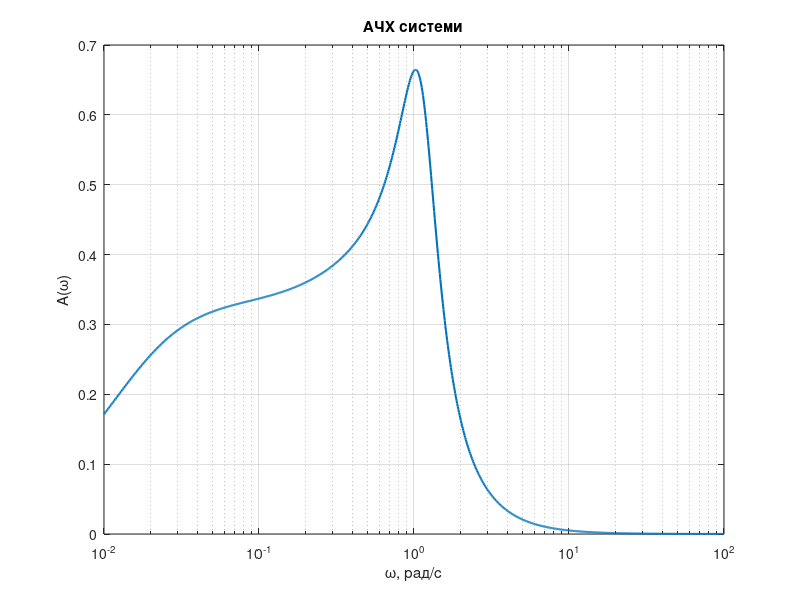
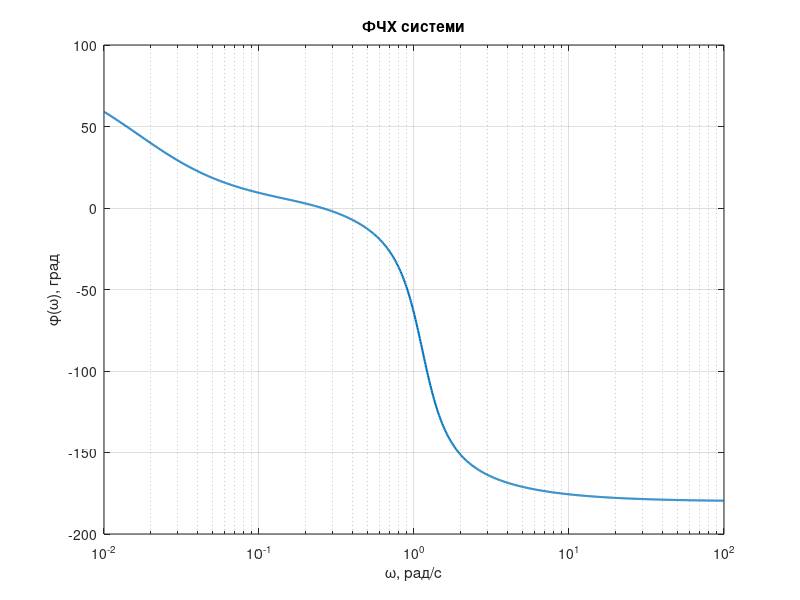
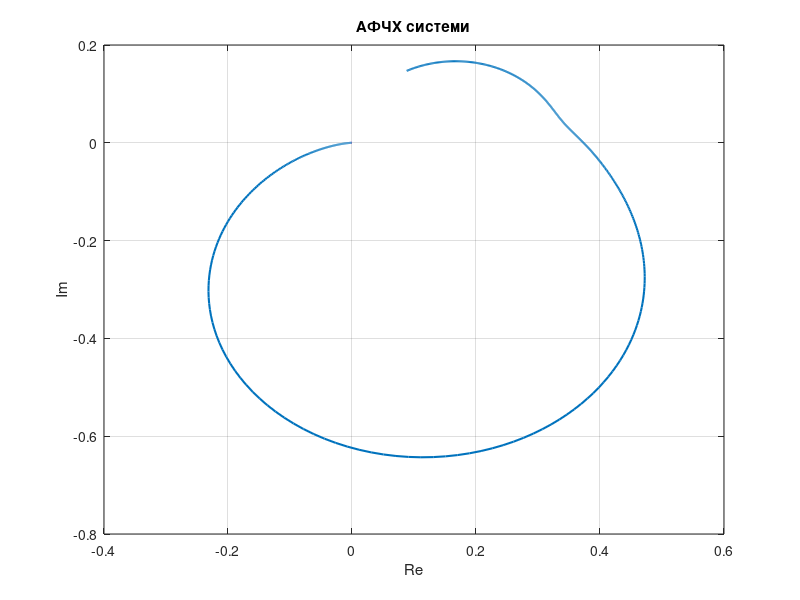

These charts were generated, in order, by the following MATLAB code:
clc;
clear;
close all;

%% Прямий канал
num1 = [0 2 0.5];
den1 = [4 4 4 1];
Wpz = tf(num1, den1);

%% Зворотний зв'язок
Wzz = tf([20 1], [20 0]); % (20p+1)/(20p)

%% Замкнена система
W = feedback(Wpz, Wzz);

%% Частотний діапазон
w = logspace(-2, 2, 1000);

%% Частотна характеристика
[Re, Im, w] = nyquist(W, w);

Re = squeeze(Re);
Im = squeeze(Im);

A = sqrt(Re.^2 + Im.^2);      % АЧХ
phi = atan2(Im, Re) * 180/pi; % ФЧХ

%% --- АЧХ ---
figure;
semilogx(w, A, 'LineWidth', 1.5);
grid on;
xlabel('\omega, рад/с');
ylabel('A(\omega)');
title('АЧХ системи');

%% --- ФЧХ ---
figure;
semilogx(w, phi, 'LineWidth', 1.5);
grid on;
xlabel('\omega, рад/с');
ylabel('\phi(\omega), град');
title('ФЧХ системи');

%% --- АФЧХ (годограф) ---
figure;
plot(Re, Im, 'LineWidth', 1.5);
grid on;
xlabel('Re');
ylabel('Im');
title('АФЧХ системи');
